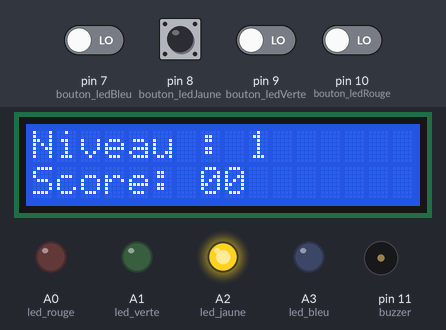
The sketch below on a simulated Arduino Uno, built with avr-gcc and run on an emulated ATmega328P. Parts: 16×2 character LCD, output pins drawn as LEDs (lit = HIGH), buzzer (waves = sounding). Inputs (shaded band) come from the test bench; at power-on: pin 8 (bouton_ledJaune) HIGH, pin 7 (bouton_ledBleu), pin 9 (bouton_ledVerte), pin 10 (bouton_ledRouge) LOW. Random numbers use the default seed unless the sketch sets one.

Above: at 1.2 s.
1.3 s: pin 9 (bouton_ledVerte) driven HIGH
At 1.96 s:
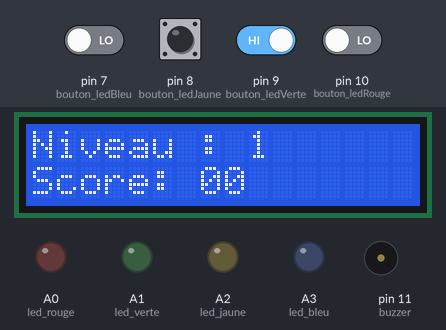
4.8 s: pin 10 (bouton_ledRouge) driven HIGH
At 7.0 s:
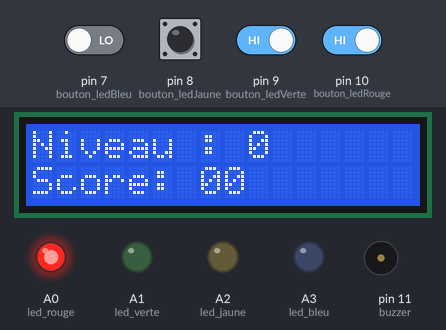
11.9 s: pin 10 (bouton_ledRouge) driven LOW
At 18.9 s:
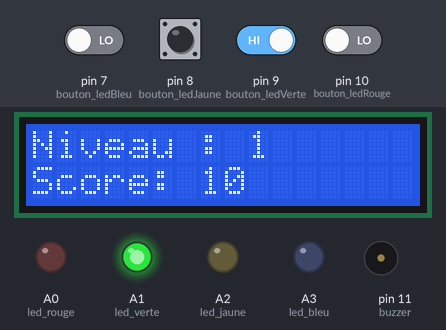
19.0 s: pin 7 (bouton_ledBleu) driven HIGH
22.5 s: pin 7 (bouton_ledBleu) driven LOW
Timing chart, 0 to 27.0 s (numbered marks = the images above; inputs shaded):
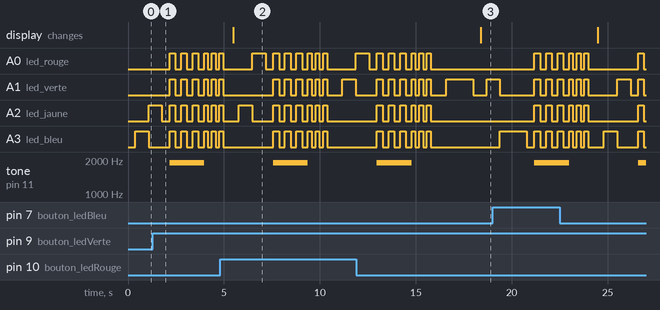

The sketch:

jeDeMemoire.ino
```cpp
#include <LiquidCrystal.h>
#include <EEPROM.h>
#define buzzer 11
#define led_bleu  A3
#define led_rouge  A0
#define led_verte  A1
#define led_jaune  A2
#define bouton_ledBleu  7
#define bouton_ledRouge  10
#define bouton_ledVerte  9
#define bouton_ledJaune  8

LiquidCrystal lcd(1, 2, 3, 4, 5, 6);

int leds;
int etatBouton =  0;

bool continu = true;
String simonInput;
int niveau = 1;
int address = 0;
int score = 0;

void setup() {
  pinMode(bouton_ledBleu,INPUT);
  pinMode(bouton_ledRouge,INPUT);
  pinMode(bouton_ledVerte,INPUT);
  pinMode(bouton_ledJaune,INPUT);

  pinMode(led_bleu, OUTPUT);
  pinMode(led_rouge, OUTPUT);
  pinMode(led_verte, OUTPUT);
  pinMode(led_jaune, OUTPUT);
  pinMode(buzzer, OUTPUT);

  lcd.begin(16,2);
  lcd.print("niveau : " + String(niveau));
  lcd.setCursor(0,1);
  lcd.print("Score : " + String(score));

  randomSeed(analogRead(A5));
}

void loop() {
  while(continu == true) {
    lcd.setCursor(0,0);
    lcd.print("Niveau : " + String(niveau));

    lcd.setCursor(0,1);
    lcd.print("Score: " + String(score));
    continu = manche();
  }

  score = 0;

  while(continu == false) {
    leds = 0;
    simonInput = "";
    continu = nouvellePartie();
    lcd.setCursor(0,1);
    lcd.print("Score: " + String(score));
  }
}


bool manche() {
  delay(300);
  String userInput;
  bool boutonPresse = false;
  int newLED = random(4);
  simonInput = simonInput + newLED;
  leds++;

  niveau++;

  for(int i = 0; i < leds; i++) {
    displayPattern(simonInput.charAt(i), niveau);
  }

  for(int i = 0; i < leds; i++) {
    while(boutonPresse == false) {
      if(boutonPresse = digitalRead(bouton_ledBleu) == true) {
        digitalWrite(led_bleu, HIGH);
        delay(700);

        digitalWrite(led_bleu, LOW);
        boutonPresse = true;

        userInput = userInput + 0;
        delay(400);

      } else if(boutonPresse = digitalRead(bouton_ledRouge) == true) {
        digitalWrite(led_rouge, HIGH);
        delay(700);

        digitalWrite(led_rouge, LOW);
        boutonPresse = true;

        userInput = userInput + 1;
        delay(400);

      } else if(boutonPresse = digitalRead(bouton_ledVerte) == true) {
        digitalWrite(led_verte, HIGH);
        delay(700);

        digitalWrite(led_verte, LOW);
        boutonPresse = true;

        userInput = userInput + 2;
        delay(400);

      } else if(boutonPresse = digitalRead(bouton_ledJaune) == true) {
        digitalWrite(led_jaune, HIGH);
        delay(700);

        digitalWrite(led_jaune, LOW);
        boutonPresse = true;

        userInput = userInput + 3;
        delay(400);
      }
    }

    if(userInput.charAt(i) != simonInput.charAt(i)) {
        gameOver();
        return false;
      }

    boutonPresse = false;
  }

  score++;
  lcd.setCursor(0,1);
  lcd.print("Score: " + String(score));
  return true;

}

void displayPattern(char led, int niveau) {
  if(led == '0') {
    digitalWrite(led_bleu, HIGH);
    mon_delay(niveau);

    digitalWrite(led_bleu, LOW);
  } else if(led == '1') {
    digitalWrite(led_rouge, HIGH);
    mon_delay(niveau);

    digitalWrite(led_rouge, LOW);
  } else if(led == '2') {
    digitalWrite(led_verte, HIGH);
    mon_delay(niveau);

    digitalWrite(led_verte, LOW);
  } else if(led == '3') {
    digitalWrite(led_jaune, HIGH);
    mon_delay(niveau);

    digitalWrite(led_jaune, LOW);
  }
}

bool nouvellePartie() {
  bool boutonPresse = false;

  while(boutonPresse == false) {
    if(etatBouton = digitalRead(bouton_ledBleu) == true) {
      boutonPresse = true;

    } else if(etatBouton = digitalRead(bouton_ledRouge) == true) {
      boutonPresse = true;

    } else if(etatBouton = digitalRead(bouton_ledVerte) == true) {
      boutonPresse = true;

    } else if(etatBouton = digitalRead(bouton_ledJaune) == true) {
      boutonPresse = true;

    }
  }

  int count = 0;
  niveau = 0;

  while(count < 3) {
    digitalWrite(led_bleu,HIGH);
    digitalWrite(led_rouge,HIGH);
    digitalWrite(led_verte,HIGH);
    digitalWrite(led_jaune,HIGH);

    delay(200);

    digitalWrite(led_bleu,LOW);
    digitalWrite(led_rouge,LOW);
    digitalWrite(led_verte,LOW);
    digitalWrite(led_jaune,LOW);

    delay(200);

    count++;
  }

  delay(300);

  return boutonPresse;
}

void gameOver() {
  int count = 0;
  while(count < 3)  {
    digitalWrite(led_bleu,HIGH);
    digitalWrite(led_rouge,HIGH);
    digitalWrite(led_verte,HIGH);
    digitalWrite(led_jaune,HIGH);
    tone(buzzer, 1900);

    delay(300);

    digitalWrite(led_bleu,LOW);
    digitalWrite(led_rouge,LOW);
    digitalWrite(led_verte,LOW);
    digitalWrite(led_jaune,LOW);
    tone(buzzer, 1900);

    delay(300);

    noTone(buzzer);

    count++;
  }
}

void mon_delay(int niveau){
  if (niveau < 5) {
    delay(700);
  } else if (niveau < 10) {
    delay(500);
  } else {
    delay(300);
  }
}
```

Measured:
- after the input at 11.9 s, the display: changes after 6.5 s (image 3)
- by itself, A2 (led_jaune), A3 (led_bleu): repeats every 0.40 s: HIGH 0.20 s, LOW 0.20 s
